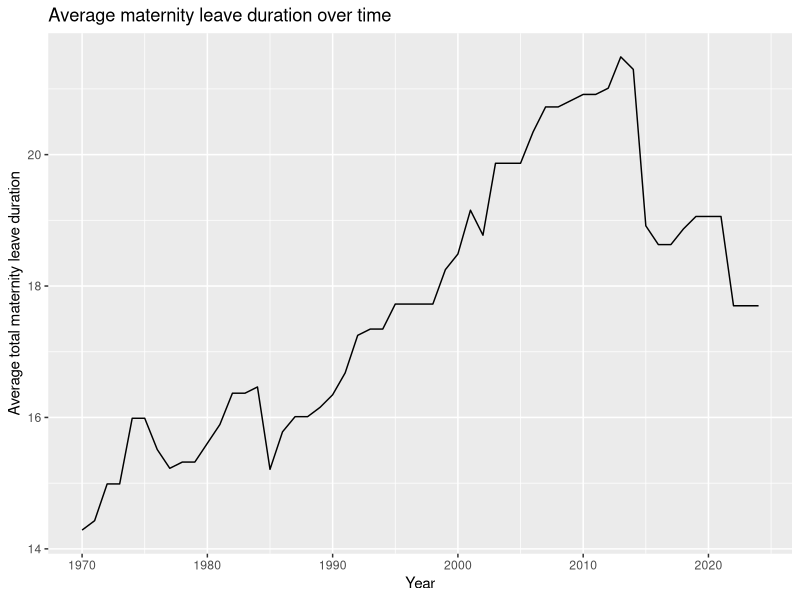
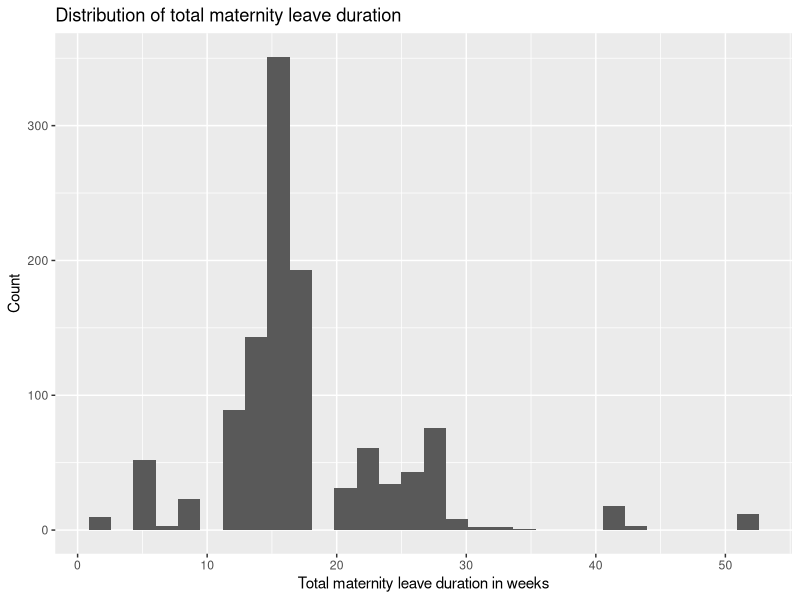

These figures' R source, in order: (Note: this script raises an error after producing the figures.)
#0) Data preparation (as in submitted proposal)
library(readxl)
library(dplyr)
library(skimr)


data <- readxl::read_excel(
  "data-raw/EPLP_Dataset_Workbook_v2.xlsx",
  sheet = "Dataset",
  skip = 1
)

glimpse(data)

key_vars <- data |>
  select(country, year,
         mat_m_ld_bb, mat_m_ld_ab,
         mat_v_ld_bb, mat_v_ld_ab,
         par1_ld, par1_fr, par1_for_whom,
         par2_ld, par2_fr, par2_for_whom, currency)

summary(key_vars)
skim(key_vars)
library(ggplot2)
data_withna <- data |>
  mutate(across(where(is.numeric), ~ na_if(.x, -98))) |>
  mutate(across(where(is.numeric), ~ na_if(.x, -99)))

data_withna <- data_withna |>
  mutate(
    mat_ld_total = mat_m_ld_bb + mat_m_ld_ab + mat_v_ld_bb + mat_v_ld_ab
  )

data_withna |>
  group_by(year) |>
  summarise(mean_mat_ld_total = mean(mat_ld_total, na.rm = TRUE)) |>
  ggplot(aes(x = year, y = mean_mat_ld_total)) +
  geom_line() +
  labs(
    title = "Average maternity leave duration over time",
    x = "Year",
    y = "Average total maternity leave duration"
  )

ggplot(data_withna, aes(x = mat_ld_total)) +
  geom_histogram() +
  labs(
    title = "Distribution of total maternity leave duration",
    x = "Total maternity leave duration in weeks",
    y = "Count"
  )

########################## questions to ask ####################################
# 1 )How has maternity leave changed over the years depending on countries?
##  How does maternity leave change depending on the country,
##  comparing types of maternity leave and aid ?
################################################################################

# Set up
library(ggplot2)
library(tidyverse)
library(forcats)
library(readxl)

data <- read_excel("EPLP_Dataset_Workbook_v2.xlsx")

## Key variables
key_vars <- data |>
  select(country, year,
         mat_m_ld_bb, mat_m_ld_ab,
         mat_v_ld_bb, mat_v_ld_ab,
         par1_ld, par1_fr, par1_for_whom,
         par2_ld, par2_fr, par2_for_whom, currency)

summary(key_vars)

## clean data
## new attempt: differentiate between mandatory and voluntary leave


data_expl <- data |>
  select (country, year,
          mat_m_ld_bb, mat_m_ld_ab,
          mat_v_ld_bb, mat_v_ld_ab,
          par1_ld, par1_fr, par1_for_whom,
          par2_ld, par2_fr, par2_for_whom, currency) |>
  mutate(across(where(is.numeric), ~ na_if(.x, -98))) |>
  mutate(across(where(is.numeric), ~ na_if(.x, -99))) |>
  ## calculate maternity leave
  mutate(
    mat_ld_total = rowSums(across(c(mat_m_ld_bb, mat_m_ld_ab, mat_v_ld_bb, mat_v_ld_ab)), na.rm = TRUE),
    mat_manditory = rowSums(across(c(mat_m_ld_bb, mat_m_ld_ab)), na.rm = TRUE),
    mat_voluntary = rowSums(across(c(mat_v_ld_bb, mat_v_ld_ab)), na.rm = TRUE),
  )

## check how NAs work
data_expl |>
  filter(is.na(mat_m_ld_bb) & is.na(mat_m_ld_ab) & is.na(mat_v_ld_bb) & is.na(mat_v_ld_ab)) |>
  select(country, year, mat_ld_total)
## No case of all NAs

#-------------------------------------------------------------------------------
## Maternity leave for women 1970 vs 2024

mat_leave_comparison <- data_expl |>
  filter(year %in% c(1970, 2024))

## Total leave
ggplot(mat_leave_comparison, aes(x = country, y = mat_ld_total, fill = factor(year)))+
  geom_col(position = "dodge")+
  labs(
    x = "Country",
    y = "Leave duration measured in weeks",
    fill = "Year",
    title = "Total Maternity Leave: 1970 vs 2024"
  )+
  theme_bw()

## mandatory leave
ggplot(mat_leave_comparison, aes(x = country, y = mat_manditory, fill = factor(year)))+
  geom_col(position = "dodge")+
  labs(
    x = "Country",
    y = "Leave duration measured in weeks",
    fill = "Year",
    title = "Mandatory Maternity Leave: 1970 vs 2024"
  )+
  theme_bw()

## voluntary leave

ggplot(mat_leave_comparison, aes(x = country, y = mat_voluntary, fill = factor(year)))+
  geom_col(position = "dodge")+
  labs(
    x = "Country",
    y = "Leave duration measured in weeks",
    fill = "Year",
    title = "Voluntary Maternity Leave: 1970 vs 2024"
  )+
  theme_bw()


## new idea. only show the calculated differences between the years, with bar for each type of maternity leave

diff_data <- data_expl |>
  filter(year %in% c(1970, 2024)) |>
  select(country, year, mat_manditory, mat_voluntary) |>
  pivot_longer(
    cols = c(mat_manditory, mat_voluntary),
    names_to = "type",
    values_to = "value"
  ) |>
  pivot_wider(
    names_from = year,
    values_from = value,
    names_prefix = "y"
  ) |>
  mutate(
    diff = y2024 - y1970,
    type = recode(type,
                  mat_manditory = "Mandatory",
                  mat_voluntary = "Voluntary")
  ) |>
  filter(!is.na(diff))

# order countries by total change (mandatory + voluntary) for a nicer axis
country_order <- diff_data |>
  group_by(country) |>
  summarise(total = sum(diff, na.rm = TRUE)) |>
  arrange(total) |>
  pull(country)

diff_data <- diff_data |>
  mutate(country = factor(country, levels = country_order))

ggplot(diff_data, aes(y = country, x = diff, fill = type)) +
  geom_col(position = position_dodge(width = 0.8), width = 0.7) +
  scale_fill_manual(values = c("Mandatory" = "darkred", "Voluntary" = "grey" )) +
  geom_vline(xintercept = 0, color = "black", linewidth = 0.4) +
  labs(
    title = "Change in Maternity Leave, 1970 vs. 2024",
    y = NULL,
    x = "Total difference in leave weeks (2024 − 1970)",
    fill = "Leave type"
  ) +
  theme_bw()


## We decided to choose 3 countries for analysis, one where there has been no signficant change (Germany),
## A country where there has been a significant change, negative (France) and positive (Italy)
## and one country where there was no mandatory maternity leave in 1970 (Finnland or UK)
#-------------------------------------------------------------------------------


## compare type of maternity leave for different countries

data_mat_long <- data_expl |>
  filter(year %in% c(1970, 2024)) |>
  select(country, year, mat_voluntary, mat_manditory) |>
  pivot_longer(
    cols = c(mat_voluntary, mat_manditory),
    names_to = "leave_type",
    values_to = "weeks"
  )

head(data_mat_long)


ggplot(data_mat_long, aes(x = country, y = weeks, fill = leave_type)) +
  geom_col() +
  facet_wrap(~ year) +
  labs(
    x = "Country",
    y = "Maternity Leave (weeks)",
    fill = "Leave Type",
    title = "Maternity Leave by Country"
  ) +
  theme_light()+
  theme(axis.text.x = element_text(angle = 45, hjust = 1))

################################################################################
# 2)  How is maternity leave going to change in future per country?
################################################################################
#loading necessary packages
library(dplyr)
library(ggplot2)

#cleaning Data (using mandatory leave because of higher data density and especially stronger political significance )
data_pred <- data |>
  select(country, year,
         mat_m_ld_bb,
         mat_m_ld_ab) |>
  mutate(across(where(is.numeric), ~na_if(.x, -98))) |>
  mutate(across(where(is.numeric), ~na_if(.x, -99))) |>
  mutate(
    mat_manditory = rowSums(across(c(mat_m_ld_bb,
                                     mat_m_ld_ab)),
                            na.rm = TRUE)
  )

#create prediction via linear regression for the next 50 years (2075)
prediction <- data_pred |>
  group_by(country) |>
  group_modify(~{
    
    model <- lm(mat_manditory ~ year, data = .x)
    future <- data.frame(
      year = 2024:2075
    )
      future$predicted_leave <-
      predict(model,
              newdata = future)
    future })

#visualizing via line plot for all countries given for better comparision
ggplot(prediction,
       aes(x = year,
           y = predicted_leave,
           colour = country,
           group = country)) +
  geom_line() +
  labs(
    title = "Predicted Mandatory Maternity Leave (2025–2035)",
    x = "Year",
    y = "Predicted leave duration (weeks)"
  ) +
  theme_bw()

ggplot(plot_data,
       aes(x = year,
           y = leave,
           colour = country,
           linetype = type,
           group = interaction(country, type))) +
  geom_line(linewidth = 1) +
  labs(
    title = "Historical and Predicted Mandatory Maternity Leave",
    subtitle = "Germany, France, Italy and Finland (1970–2035)",
    x = "Year",
    y = "Mandatory maternity leave (weeks)",
    colour = "Country",
    linetype = ""
  ) +
  theme_bw()

#different idea: plotting each country separately for a better overview of each
ggplot(prediction,
       aes(x = year,
           y = predicted_leave)) +
  geom_line(color = "steelblue") +
  facet_wrap(~ country) +
  labs(
    title = "Predicted Mandatory Maternity Leave by Country",
    x = "Year",
    y = "Predicted leave duration (weeks)"
  ) +
  theme_bw()

#comparing prediction to historical changes
ggplot() +
  geom_line(data = data_pred,
            aes(x = year,
                y = mat_manditory,
                group = country),
            colour = "grey70") +
  
  geom_line(data = prediction,
            aes(x = year,
                y = predicted_leave,
                group = country),
            colour = "red") +
  
  facet_wrap(~ country) +
  
  labs(
    title = "Historical and Predicted Mandatory Maternity Leave",
    x = "Year",
    y = "Weeks"
  ) +
  theme_bw()

#visualizing via line plot for selected countries
selected_countries <- c("DE","FR","IT","FI")

ggplot(
  prediction |>
    filter(country %in% selected_countries),
  aes(x = year,
      y = predicted_leave,
      colour = country)
) +
  geom_line(size = 1.2) +
  labs(
    title = "Predicted Mandatory Maternity Leave (2025–2075)",
    x = "Year",
    y = "Predicted leave duration (weeks)",
    colour = "Country"
  ) +
  theme_bw()

#comparing prediction to historical changes for selected countries

selected_countries <- c("DE", "FR", "IT", "FI")

historical <- data_pred |>
  filter(country %in% selected_countries) |>
  transmute(
    country,
    year,
    leave = mat_manditory,
    type = "Historical"
  )

forecast <- prediction |>
  filter(country %in% selected_countries) |>
  transmute(
    country,
    year,
    leave = predicted_leave,
    type = "Forecast"
  )

plot_data <- bind_rows(historical, forecast)

ggplot(plot_data,
       aes(x = year,
           y = leave,
           colour = country,
           linetype = type,
           group = interaction(country, type))) +
  geom_line(linewidth = 1) +
  labs(
    title = "Historical and Predicted Mandatory Maternity Leave",
    subtitle = "Germany, France, Italy and Finland (1970–2035)",
    x = "Year",
    y = "Mandatory maternity leave (weeks)",
    colour = "Country",
    linetype = ""
  ) +
  theme_bw()

#interpretation
###To answer the predictive question, a separate linear regression model was estimated for each country using the historical data from 1970 to 2024. The models were then used to forecast mandatory maternity leave fot the next 50 years,until 2075. The predictions suggest that countries with historically increasing maternity leave policies, such as  Italy, are expected to continue showing a moderate upward trend. Countries with relatively stable policies, such as Germany, are predicted to remain largely unchanged over the next decades. Overall the forecasts indicate that major policy changes are unlikely in short term and that maternity leave duration will therefore continue gradually rather than dramatically. These predictions should be interpreted with caution because they assume the past trends continue into the future. Legislative reforms, poltical decisions or economic developments cannot be anticipated by a simple linear regression model. 

################################################################################
# 3)  How do duration of maternity leave and amount of financial support correlate?
################################################################################

## trial: data from 2000 onwards

# step 1: check for amount of NAs for the funding variable, and then check values
data_corr <- data |>
  filter(year %in% c(2000:2024)) |>
  mutate(across(where(is.numeric), ~ na_if(.x, -98))) |>
  mutate(across(where(is.numeric), ~ na_if(.x, -99)))

# Step 1a: check NA counts per country for par2_ld and par2_fr
na_check <- data_corr |>
  group_by(country) |>
  summarise(
    n_total = n(),
    na_ld2 = sum(is.na(par2_ld)),
    na_fr2 = sum(is.na(par2_fr)),
    na_ld3 = sum(is.na(par3_ld)),
    na_rr3 = sum(is.na(par3_rr))
  )

na_check ## only check the flat rate for AT; BE, EE FR
## check only replacement rate: CZ, DE, ES, GR

## data for fixed rate
data_corr_fr <- data_corr |>
  filter(country %in% c("AT","BE","EE","FR"))

## data for replacement rate
data_corr_rr <- data_corr |>
  filter (country %in% c("DK","FI","EE", "DE"))

## check for values throughout the years
#duration for fixed rate
ggplot(data_corr_fr, aes(x = year, y = par2_ld, color = country))+
  geom_line()+
  labs(title = "Duration of leave from 2000 to 2024 when receiving a fixed rate",
       x = "Year",
       y = "Weeks")
# fixed rate
ggplot(data_corr_fr, aes (x = year, y = par2_fr, color = country))+
  geom_line()+
  labs(title = "Fixed rate 2000 to 2024",
       x = "Year",
       y = "Price")

#duration replacement rate
ggplot(data_corr_rr, aes(x = year, y = par3_ld, color = country))+
  geom_line()+
  labs(title = "Duration of leave from 2000 to 2024 when receiving a replacement rate",
       x = "Year",
       y = "Weeks")

ggplot(data_corr_rr, aes(x = year, y = par3_rr, color = country))+
  geom_line()+
  labs(title = "Replacement rate from 2000 to 2024",
       x = "Year",
       y = "Rate")
## clear confusion: plot missing for DE?
data_corr_rr |>
  filter(country == "DE") |>
  select(year, par3_ld, par3_rr) |>
  print(n = 25)
## Nope, just overlap

# Correlation check ------------------------------------------------------------
cor_fr <- data_corr_fr |>
  group_by(country) |>
  summarise(
    n_obs    = sum(!is.na(par2_ld) & !is.na(par2_fr)),
    pearson  = cor(par2_ld, par2_fr, method = "pearson", use = "complete.obs"),
    spearman = cor(par2_ld, par2_fr, method = "spearman", use = "complete.obs")
  )
cor_fr

cor_rr <- data_corr_rr |>
  group_by(country) |>
  summarise(
    n_obs    = sum(!is.na(par3_ld) & !is.na(par3_rr)),
    pearson  = cor(par3_ld, par3_rr, method = "pearson", use = "complete.obs"),
    spearman = cor(par3_ld, par3_rr, method = "spearman", use = "complete.obs")
  )

cor_rr
